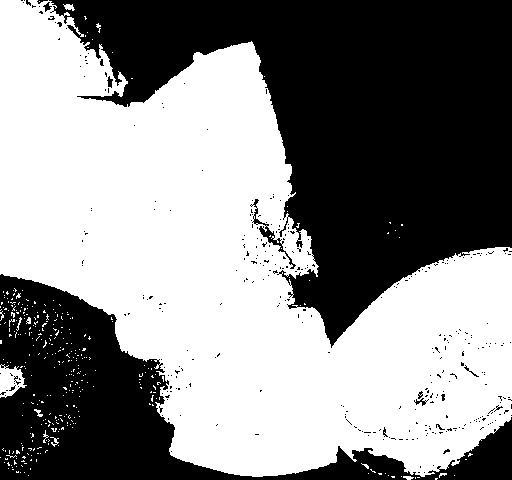
#> input picture Ex_Files_OpenCV_Python_Dev/Ch02/02_06 Begin/thresh.jpg, 512 x 480 px
$ python 02_06.py
#> lines starting #> are read from the running program, lines starting #| are printed output that depends on the picture
import numpy as np
import cv2

image = cv2.imread("thresh.jpg")
#> image is the input picture: shape (480, 512, 3); min 0, max 255, mean 138.4

cv2.imshow("Original", image)

blur = cv2.GaussianBlur(image, (5,5),0)
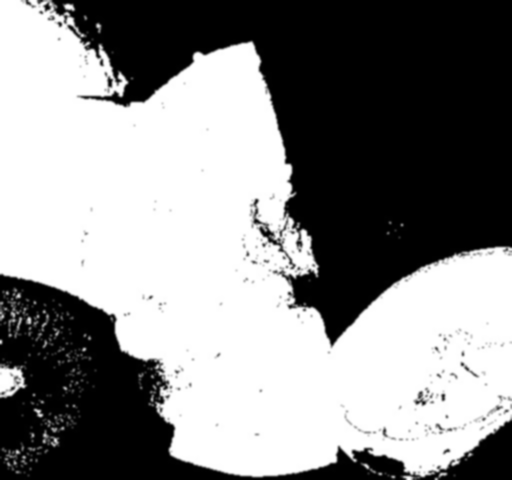
#> blur: shape (480, 512, 3); min 0, max 255, mean 138.4

cv2.imshow("Blur", blur)

kernel = np.ones((5,5), 'uint8')


dilate = cv2.dilate(image, kernel, iterations=1)
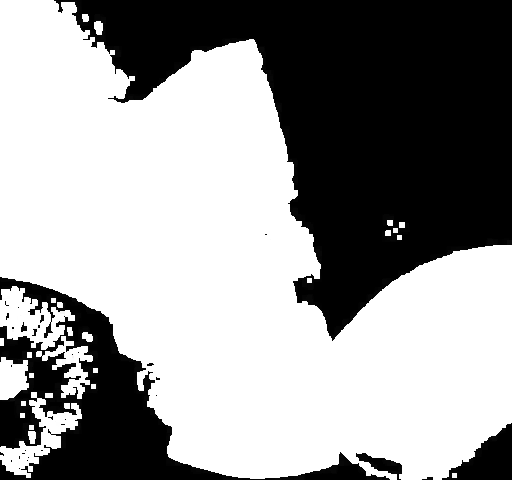
#> dilate: shape (480, 512, 3); min 0, max 255, mean 153.3
erode = cv2.erode(image, kernel, iterations=1)
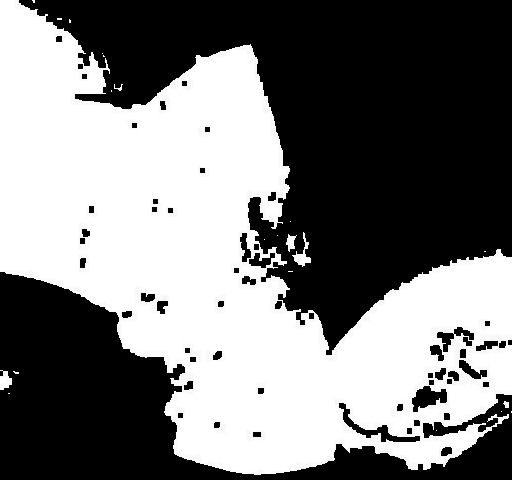
#> erode: shape (480, 512, 3); min 0, max 255, mean 122.9

cv2.imshow("dilate", dilate)
cv2.imshow("erode", erode)

cv2.waitKey(0)
cv2.destroyAllWindows()
